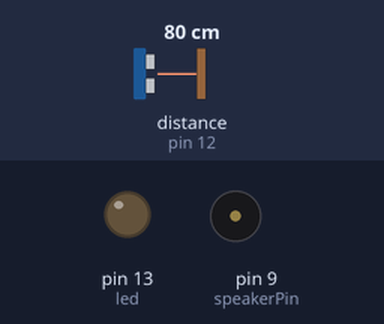
Recording of a sketch running on a simulated Arduino Uno, built with avr-gcc and run on an emulated ATmega328P. Parts: output pins drawn as LEDs (lit = HIGH), buzzer (waves = sounding). Wiring (inferred from the names in the program): ultrasonic range finder: trigger pin 11; echo pin 12. The test bench sets the inputs (shaded band); at power-on: distance to the obstacle (sensor on pin 12) 80 cm. The echo pulse lasts 58.3 µs per cm; pins used as bus, display or sensor lines are not drawn.

Above: at 1.3 s.
1.4 s: distance to the obstacle (sensor on pin 12) set to 46 cm
2.9 s: distance to the obstacle (sensor on pin 12) set to 36 cm
At 3.9 s:
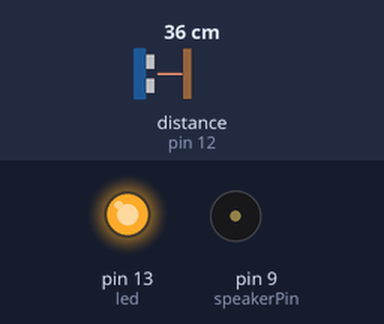
Timing chart, 0 to 11.9 s (numbered marks = the images above; inputs shaded):
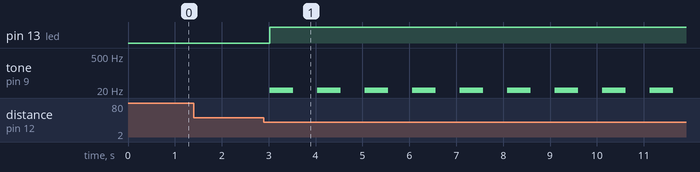

The sketch:

distance_and_buzzer.ino
```cpp
/*
VCC to arduino 5v GND to arduino GND
Echo to Arduino pin 12 Trig to Arduino pin 11
Led to pin 13
Buzzer to plus to pin 9
Buzzer minus to ground
*/

#define trigPin 11
#define echoPin 12
#define led 13
#define speakerPin 9

void setup() {
  pinMode(trigPin, OUTPUT);
  pinMode(echoPin, INPUT);
  pinMode(led, OUTPUT);
  pinMode (speakerPin, OUTPUT);
}

void loop() {
  long duration, distance;
  digitalWrite(trigPin, LOW);  // Added this line
  delayMicroseconds(2); // Added this line
  digitalWrite(trigPin, HIGH);
//  delayMicroseconds(1000); - Removed this line
  delayMicroseconds(10); // Added this line
  digitalWrite(trigPin, LOW);
  duration = pulseIn(echoPin, HIGH);
  distance = (duration/2) / 29.1;
  if (distance < 40) {  // This is where the LED On/Off happens
    digitalWrite(led,HIGH); // When the Red condition is met, the Green LED should turn off
    tone(speakerPin, 10);
    delay (500);
    noTone(speakerPin);
    delay(10);
}
  else {
    digitalWrite(led,LOW);
  }

  delay(500);
//   digitalWrite(led,HIGH); // When the Red condition is met, the Green LED should turn off
}
```

Measured:
- the behaviour switches between 41 and 40 cm on distance to the obstacle (sensor on pin 12) (found by bisection; images 0 and 1)
- after the input at 1.4 s, every drawn part: stays the same
- after the input at 2.9 s, pin 13 (led): LOW → HIGH after 0.13 s; tone on pin 9 (speakerPin): alternates 10 Hz for 0.50 s and silent for 0.51 s, starting after 0.13 s
